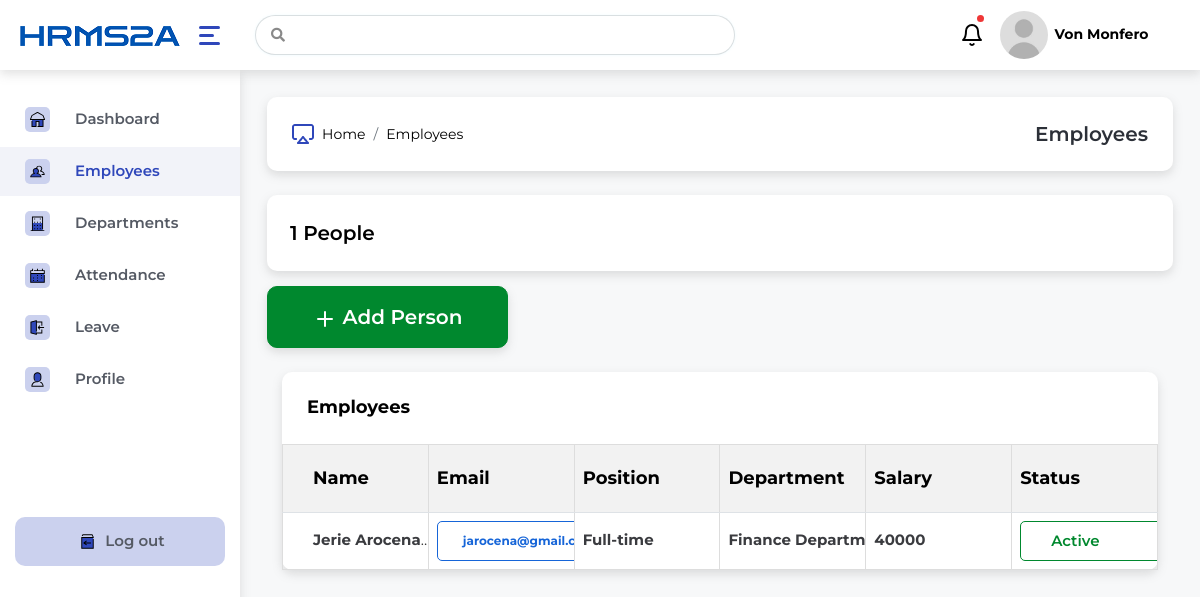
The app's page /employee.php (signed in) with its own data.
### tables this page shows
CREATE TABLE `employee` (
  `employeeId` int(11) NOT NULL,
  `firstName` varchar(255) NOT NULL,
  `lastName` varchar(255) NOT NULL,
  `email` varchar(255) NOT NULL,
  `positionName` varchar(255) NOT NULL,
  `departmentName` varchar(255) NOT NULL,
  `dateOfHire` date NOT NULL,
  `status` varchar(255) NOT NULL
);

CREATE TABLE `position` (
  `positionId` int(11) NOT NULL,
  `positionName` varchar(255) NOT NULL,
  `salaryGrade` int(11) NOT NULL
);

CREATE TABLE `department` (
  `departmentId` int(11) NOT NULL,
  `departmentName` varchar(255) NOT NULL
);

### employee.php (the view, shortened to what this page needs)
<?php
include 'connect.php';
$firstName = $_SESSION['firstName'];
$lastName = $_SESSION['lastName'];
$query = "SELECT e.firstName, e.lastName, e.email, p.positionName, d.departmentName, p.salaryGrade
          FROM employee e
          JOIN position p ON e.positionName = p.positionName
          JOIN department d ON e.departmentName = d.departmentName";
$result = $conn->query($query);
$query1 = "SELECT COUNT(*) AS total_rows FROM employee";
$result1 = $conn->query($query1);
if ($result1 === false) {
  die("Error executing query: " . $conn->error);
} else {
  $row = $result1->fetch_assoc();
  $total_rows = $row['total_rows'];
}
?>
<!DOCTYPE html>
<html lang="en">
  <head>
    <link rel="stylesheet" href="assets/css/bootstrap.min.css" />
    <link rel="stylesheet" href="assets/plugins/select2/css/select2.min.css" />
    <link
      rel="stylesheet"
      href="assets/plugins/fontawesome/css/fontawesome.min.css"
    />
    <link rel="stylesheet" href="assets/plugins/fontawesome/css/all.min.css" />
    <link rel="stylesheet" href="assets/css/style.css" />
  </head>
  <body>
    <div class="main-wrapper">
      <div class="header">
        <div class="header-left">
          <a href="dashboard.php" class="logo">
            <img src="assets/img/hrlogo.png" alt="Logo" />
          </a>
          <a href="javascript:void(0);" id="toggle_btn">
            <span class="bar-icon">
              <span></span>
              <span></span>
              <span></span>
            </span>
          </a>
        </div>
        <div class="top-nav-search">
          <form>
            <input type="text" class="form-control" placeholder="" />
            <button class="btn" type="submit">
              <i class="fas fa-search"></i>
            </button>
          </form>
        </div>
        <ul class="nav user-menu">
          <li class="nav-item dropdown">
            <a href="#" class="dropdown-toggle nav-link pr-0" data-toggle="dropdown">
            <i data-feather="bell"></i> <span class="badge badge-pill"></span>
            </a>
          </li>
          <li class="nav-item dropdown has-arrow main-drop">
            <a href="#" class="dropdown-toggle nav-link" data-toggle="dropdown">
              <span class="user-img">
                <img src="assets/img/user.jpg" alt="" />
              </span>
              <span><?php echo $firstName . " " . $lastName; ?></span>
            </a>
          </li>
        </ul>
      </div>
      <div class="sidebar" id="sidebar">
        <div class="sidebar-inner slimscroll">
          <div class="sidebar-contents">
            <div id="sidebar-menu" class="sidebar-menu">
              <ul>
                <li>
                  <a href="dashboard.php"
                    ><img src="assets/img/home.svg" alt="sidebar_img" />
                    <span>Dashboard</span></a
                  >
                </li>
                <li class="active">
                  <a href="#"
                    ><img
                      src="assets/img/employee.svg"
                      alt="sidebar_img"
                    /><span> Employees</span></a
                  >
                </li>
                <li>
                  <a href="company.php"
                    ><img src="assets/img/company.svg" alt="sidebar_img" />
                    <span> Departments</span></a
                  >
                </li>
                <li>
                  <a href="attendance.php"
                    ><img src="assets/img/calendar.svg" alt="sidebar_img" />
                    <span>Attendance</span></a
                  >
                </li>
                <li>
                  <a href="leave.php"
                    ><img src="assets/img/leave.svg" alt="sidebar_img" />
                    <span>Leave</span></a
                  >
                </li>
                <li>
                  <a href="profile.php"
                    ><img src="assets/img/profile.svg" alt="sidebar_img" />
                    <span>Profile</span></a
                  >
                </li>
              </ul>
              <ul class="logout">
                <li>
                  <a href="logout.php" onclick="return confirmLogout();"><img src="assets/img/logout.svg" alt="sidebar_img"><span>Log out</span></a>
                </li>
              </ul>
            </div>
          </div>
        </div>
      </div>
      <div class="page-wrapper">
        <div class="content container-fluid">
          <div class="row">
            <div class="col-xl-12 col-sm-12 col-12">
              <div class="breadcrumb-path mb-4">
                <ul class="breadcrumb">
                  <li class="breadcrumb-item">
                    <a href="dashboard.php"
                      ><img
                        src="assets/img/dash.png"
                        class="mr-2"
                        alt="breadcrumb"
                      />Home</a
                    >
                  </li>
                  <li class="breadcrumb-item active">Employees</li>
                </ul>
                <h3>Employees</h3>
              </div>
            </div>
            </div>
            <div class="col-xl-12 col-sm-8 col-12">
            <div class="row">
            <label class="employee_count"><?php echo $total_rows; ?> People</label>
            </div>
            </div>
            <div class="col-xl-12 col-sm-8 col-12 mb-4">
              <div class="row">
                <a class="btn-add" href="add-employee.php"><i data-feather="plus"></i> Add Person</a>
              </div>
            </div>
        <div class="col-xl-12 col-sm-12 col-12 mb-4">
        <div class="card">
            <div class="table-heading">
                <h2>Employees</h2>
            </div>
            <div class="table-responsive">
    <table class="table custom-table no-footer">
        <thead>
            <tr>
                <th>Name</th>
                <th>Email</th>
                <th>Position</th>
                <th>Department</th>
                <th>Salary</th>
                <th>Status</th>
            </tr>
        </thead>
        <tbody>
            <?php
                  if ($result->num_rows > 0) {
                    while ($row = $result->fetch_assoc()) {
                      echo "<tr>";
                      echo "<td><label>{$row['firstName']} {$row['lastName']}</label></td>";
                      echo "<td><label class='action_label'>{$row['email']}</label></td>";
                      echo "<td><label>{$row['positionName']}</label></td>";
                      echo "<td><label>{$row['departmentName']}</label></td>";
                      echo "<td><label>{$row['salaryGrade']}</label></td>";
                      echo "<td class='tab-select'>";
                      echo "</td>";
                      echo "</tr>";
                    }
                  } else {
                    echo "<tr><td colspan='6'>No records found</td></tr>";
                  }
                  ?>
                </tbody>
              </table>
            </div>
        </div>
    </div>
          </div>
        </div>
      </div>
  </body>
</html>

### records on screen
employee: firstName "Jerie", lastName "Aroce…", email "jarocena@gm…", positionName.positionName "Full-time", departmentName.departmentName "Finance Depar…", positionName.salaryGrade "40000"

### other values on screen
$firstName "Von"
$lastName "Monfero"
$total_rows "1"
